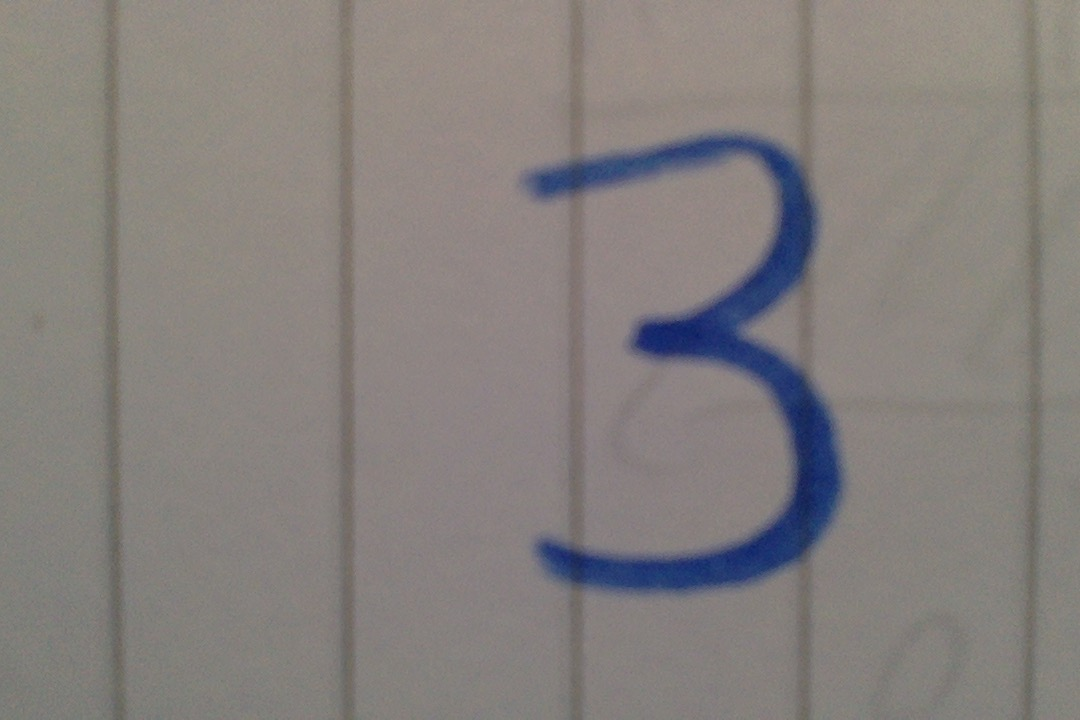
#> input picture digit recognition NN/database/number_photo.jpg, 1080 x 720 px, found by its file name
$ python get_img.py
#> lines starting #> are read from the running program, lines starting #| are printed output that depends on the picture
import time
t0 = time.time()

import numpy as np
from matplotlib import pyplot as plt
from matplotlib import image as img

print('import time =', time.time()-t0)

my_image = img.imread('number_photo.jpg', format='jpg')
#> my_image is the input picture: shape (720, 1080, 3); mean R, G, B 132.9, 127.7, 125.4
height, length, color = my_image.shape
#> height = 720; length = 1080; color = 3

my_image = np.array(my_image)

j_start = int(length/2 - height/2)
#> j_start = 180

print('image time =', time.time() - t0)

n = 28

def new_image(my_image):
    # Convert 720 * 1080 rvb image into 28 * 28 black&white


    grey_image = np.zeros((height, height), dtype='int32')

    for i in range(height):
        for j in range(height):
            sum = 0
            for k in range(3):
                sum += my_image[i][j+j_start][k]
            grey_image[i][j] = 255 - sum//3
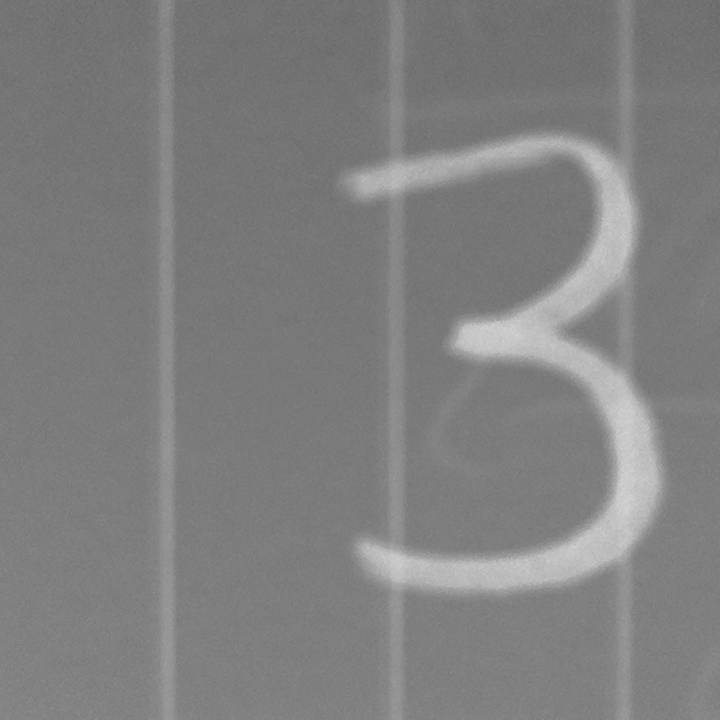
#> grey_image: shape (720, 720) int32; min 103, max 214, mean 127.3
            # grey_image[i][j] = 255 - np.mean(pixel)

    print('time 2 =', time.time() - t0)

    my_new_image = np.zeros((n, n))
    kl_lim = height // (n - 1) - 1
#> kl_lim = 25
    k_tot = 0
    count = 0

    print('middle time =', time.time() - t0)

    for i in range(n):
        l_tot = 0
        for j in range(n):
            count += 1
            sum = 0
            k = 0
            l = 0

            while k <= kl_lim and k_tot <= height-1:
                while l <= kl_lim and l_tot <= height-1:
                    sum += grey_image[k_tot][l_tot]
                    l += 1
                k += 1

            new_pixel = sum / (k + l)
            my_new_image[i][j] = new_pixel
            l_tot += kl_lim
        k_tot += kl_lim
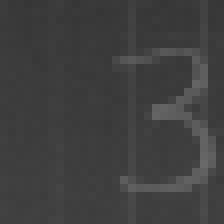
#> my_new_image: shape (28, 28) float64 (shown 8 times larger); min 54, max 105, mean 63.7
#> after the loop, count = 784; k_tot = 700

    return my_new_image

im28 = new_image(my_image)

plt.imshow(im28, cmap='Greys')

$ run again, with digit recognition NN/database/Photo9ter.jpg copied over digit recognition NN/database/number_photo.jpg
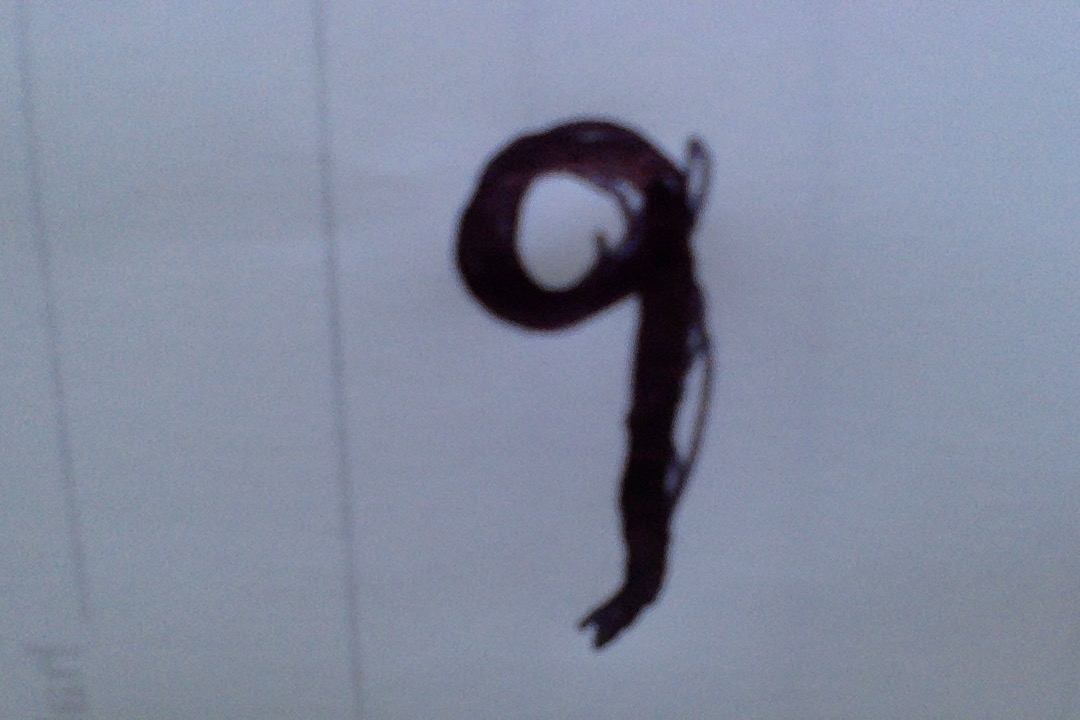
#> input picture digit recognition NN/database/Photo9ter.jpg, 1080 x 720 px, found by its file name
#> my_image is the input picture: shape (720, 1080, 3); mean R, G, B 130.2, 138.2, 159
#> after the loop in new_image, `for i in range(height):`:
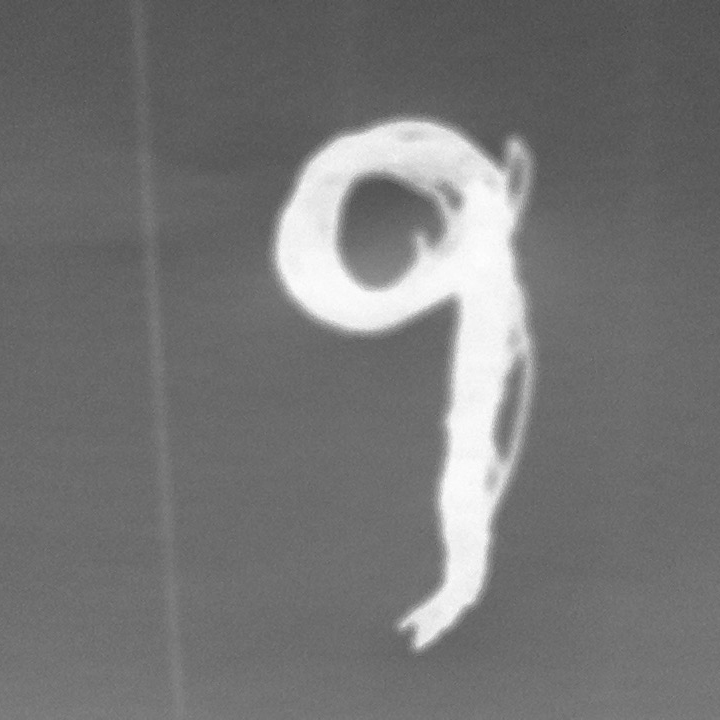
#> grey_image: shape (720, 720) int32; min 69, max 255, mean 117.1
#> after the loop in new_image, `for i in range(n):`:
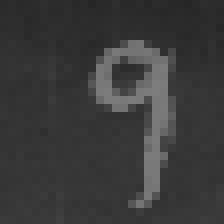
#> my_new_image: shape (28, 28) float64 (shown 8 times larger); min 38, max 125.5, mean 58.5
#> after the loop in new_image, `for i in range(n):`: count = 784; k_tot = 700

$ run again, with digit recognition NN/database/dagmar.jpg copied over digit recognition NN/database/number_photo.jpg
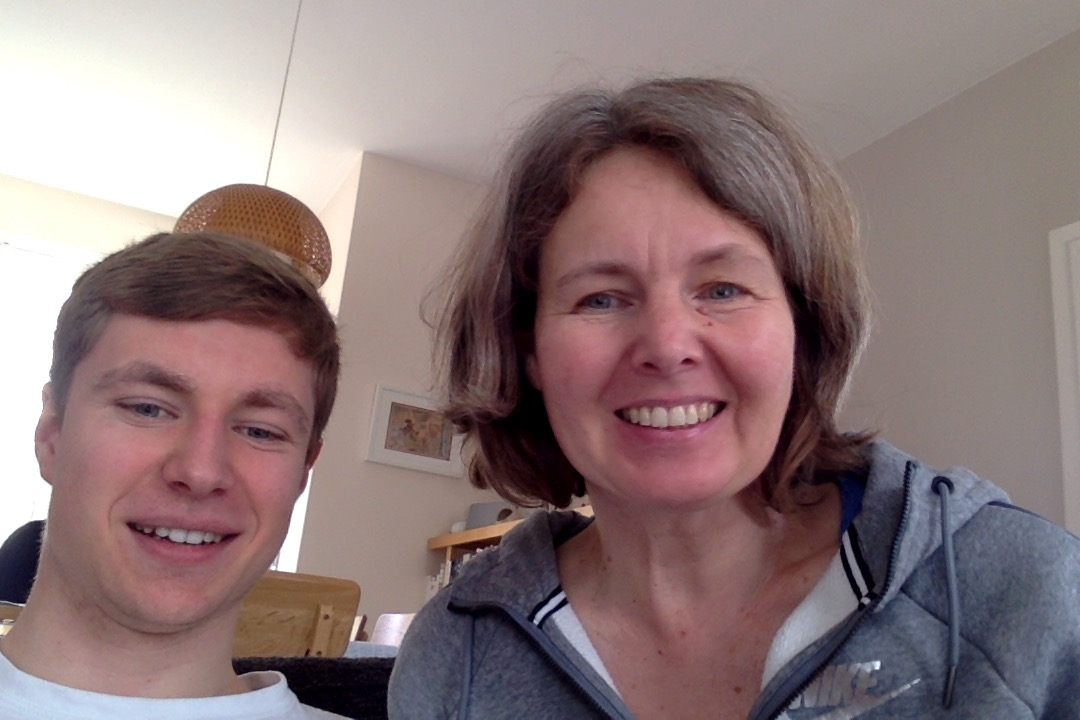
#> input picture digit recognition NN/database/dagmar.jpg, 1080 x 720 px, found by its file name
#> my_image is the input picture: shape (720, 1080, 3); mean R, G, B 139.4, 119.5, 120.4
#> after the loop in new_image, `for i in range(height):`:
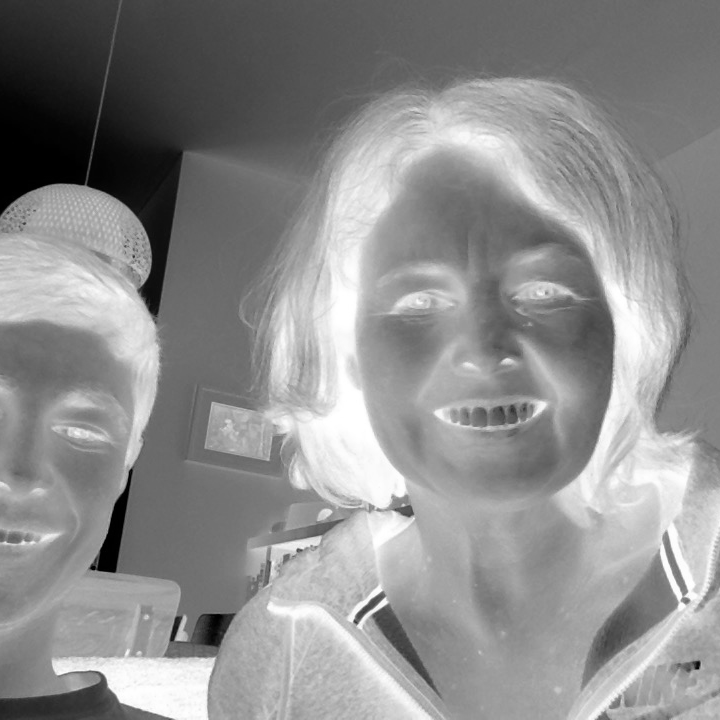
#> grey_image: shape (720, 720) int32; min 0, max 255, mean 140.6
#> after the loop in new_image, `for i in range(n):`:
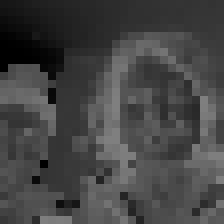
#> my_new_image: shape (28, 28) float64 (shown 8 times larger); min 0, max 127.5, mean 68.3
#> after the loop in new_image, `for i in range(n):`: count = 784; k_tot = 700
